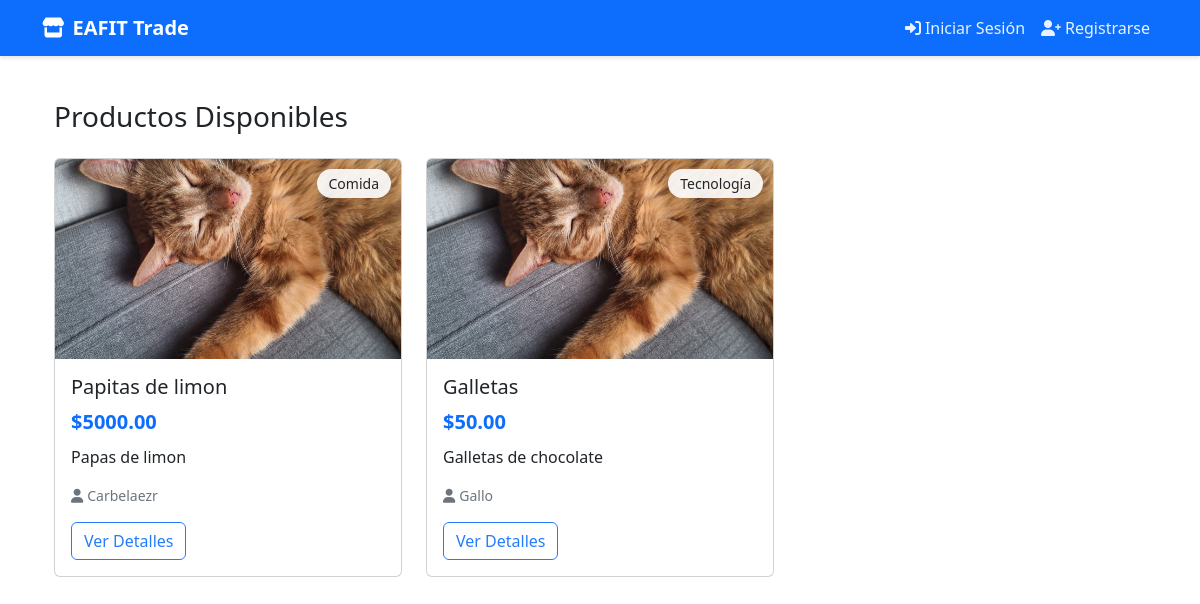
The page / on the database its author committed.
### products/models.py (models this page shows, shortened)
class Product(models.Model):
    PAYMENT_CHOICES = [
        ('Efectivo', 'Efectivo'),
        ('Transferencia', 'Transferencia'),
    ]
    CATEGORY_CHOICES = [
        ('Comida', 'Comida'),
        ('Ropa', 'Ropa'),
        ('Tecnología', 'Tecnología'),
        ('Libros', 'Libros'),
        ('Otros', 'Otros'),
    ]
    CONDITION_CHOICES = [
        ('Nuevo', 'Nuevo'),
        ('Usado', 'Usado'),
        ('Buen estado', 'Buen estado'),
    ]
    ACCOUNT_TYPE_CHOICES = [
        ('Nequi', 'Nequi'),
        ('Bancolombia', 'Bancolombia'),
    ]
    name = models.CharField(
        max_length=255,
        verbose_name='Nombre',
        help_text='Nombre del producto'
    )
    category = models.CharField(
        max_length=50,
        choices=CATEGORY_CHOICES,
        verbose_name='Categoría'
    )
    description = models.TextField(
        verbose_name='Descripción',
        help_text='Describe tu producto detalladamente'
    )
    quantity = models.PositiveIntegerField(
        validators=[MinValueValidator(1)],
        verbose_name='Cantidad',
        help_text='Debe ser mayor a 0'
    )
    price = models.DecimalField(
        max_digits=10,
        decimal_places=2,
        validators=[MinValueValidator(0.01)],
        verbose_name='Precio',
        help_text='Precio en pesos colombianos'
    )
    published_at = models.DateTimeField(
        default=timezone.now,
        verbose_name='Fecha de publicación'
    )
    condition = models.CharField(
        max_length=50,
        choices=CONDITION_CHOICES,
        verbose_name='Estado'
    )
    location = models.CharField(
        max_length=255,
        blank=True,
        null=True,
        verbose_name='Ubicación',
        help_text='Lugar de entrega en el campus'
    )
    image = models.ImageField(
        upload_to='products/',
        verbose_name='Imagen',
        help_text='Imagen del producto'
    )
    seller = models.ForeignKey(
        User,
        on_delete=models.CASCADE,
        verbose_name='Vendedor',
        related_name='products'
    )
    payment_method = models.CharField(
        max_length=20,
        choices=PAYMENT_CHOICES,
        verbose_name='Método de pago'
    )
    account_number = models.CharField(
        max_length=50,
        blank=True,
        null=True,
        verbose_name='Número de cuenta',
        validators=[
            RegexValidator(
                regex=r'^\d{10,20}$',
                message='Ingrese un número de cuenta válido'
            )
        ]
    )
    account_type = models.CharField(
        max_length=50,
        choices=ACCOUNT_TYPE_CHOICES,
        blank=True,
        null=True,
        verbose_name='Tipo de cuenta'
    )
    qr_code = models.ImageField(
        upload_to='qr_codes/',
        blank=True,
        null=True,
        verbose_name='Código QR'
    )
    available = models.BooleanField(
        default=True,
        verbose_name='Disponible'
    )
    tags = models.CharField(
        max_length=255,
        blank=True,
        verbose_name='Etiquetas',
        help_text='Separa las etiquetas con comas'
    )
    class Meta:
        verbose_name = 'Producto'
        verbose_name_plural = 'Productos'
        ordering = ['-published_at']
        indexes = [
            models.Index(fields=['name']),
            models.Index(fields=['category']),
            models.Index(fields=['available']),
        ]

### products/views.py (the view)
# urls.py: 2. Add a URL to urlpatterns:  path('', views.home, name='home')
def home(request):
    products = Product.objects.filter(available=True).order_by('-published_at')
    user_favorites = []
    if request.user.is_authenticated:
        user_favorites = Favorite.objects.filter(user=request.user).values_list('product_id', flat=True)
    context = {
        'products': products,
        'user_favorites': user_favorites,
    }
    return render(request, 'products/home.html', context)

### products/templates/products/home.html (shortened to what this page needs)
{% extends 'products/base.html' %}
{% block content %}
<div class="container py-4">
    <div class="row mb-4 align-items-center">
        <div class="col-md-6">
            <h1 class="h3 mb-0">Productos Disponibles</h1>
        </div>
    </div>
    <div class="row g-4">
        {% for product in products %}
        <div class="col-12 col-md-6 col-lg-4">
            <div class="card product-card">
                <div class="position-relative">
                    {% if product.image %}
                    <img src="{{ product.image.url }}" class="card-img-top product-image" alt="{{ product.name }}">
                    {% endif %}
                    <span class="category-badge">{{ product.get_category_display }}</span>
                </div>
                <div class="card-body">
                    <h5 class="card-title">{{ product.name }}</h5>
                    <p class="price mb-2">${{ product.price }}</p>
                    <p class="card-text text-truncate">{{ product.description }}</p>
                    <p class="seller-info mb-3">
                        <i class="fas fa-user me-1"></i>{{ product.seller.username }}
                    </p>
                    <div class="product-actions d-flex justify-content-between align-items-center">
                        <a href="{% url 'product_detail' product.id %}" class="btn btn-outline-primary">
                            Ver Detalles
                        </a>
                    </div>
                </div>
            </div>
        </div>
        {% empty %}
        <div class="col-12 text-center py-5">
            <i class="fas fa-box-open fa-3x mb-3 text-secondary"></i>
            <h3>No hay productos disponibles</h3>
            <p class="text-muted">Sé el primero en publicar un producto</p>
        </div>
        {% endfor %}
    </div>
</div>
{% endblock %}

### rows shown on the page
Product: image (picture), category "Comida", name "Papitas de limon", price "5000.00", description "Papas de limon", seller.username "Carbelaezr"
Product: image (picture), category "Tecnología", name "Galletas", price "50.00", description "Galletas de chocolate", seller.username "Gallo"
